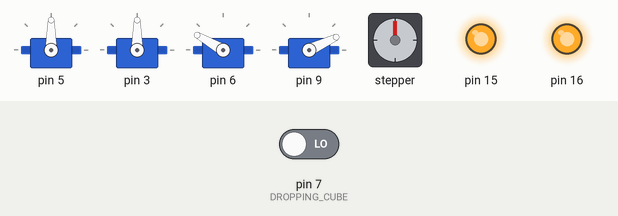
Simulated run of this program. Board: Arduino Nano, built with avr-gcc and run on an emulated ATmega328P. Parts: 4 × servo, stepper motor, output pins drawn as LEDs (lit = HIGH). The inputs (shaded band) are chosen by the test bench; at power-on: pin 7 (DROPPING_CUBE) LOW. Random numbers use the default seed unless the program sets one; stepper angles assume 200 steps per turn; what the program prints to the serial monitor is not drawn.

Above: at 2.2 s.
2.3 s: pin 7 (DROPPING_CUBE) driven HIGH
3.8 s: pin 7 (DROPPING_CUBE) driven LOW
At 7.5 s:
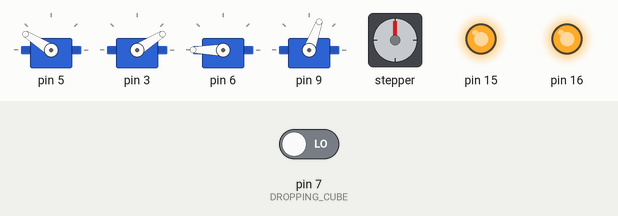
At 14.7 s:
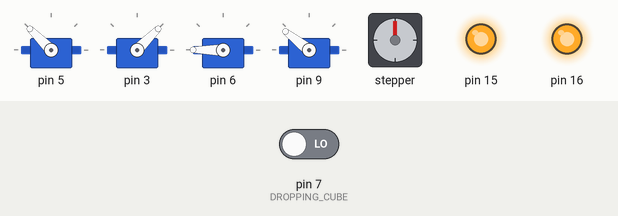
Timing chart, 0 to 20.1 s (numbered marks = the images above; inputs shaded):
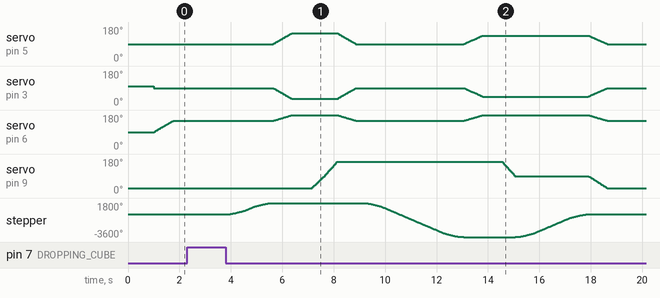

The program:

main.cpp
```cpp
/**
 * @author Atharv Koratkar
 * @date July 2026
 */

#include <Arduino.h>
#include "../lib/servoMotor/servos.h"
#include "../lib/stepperMotor/stepperMotor.h"
#include "../lib/breakBeam/breakbeam.h"

boolean objectDetected = false;
boolean homedRobot = false;

//Final homing positions
const int leftShoulderFinal = 90;
const int rightShoulderFinal = 180 - leftShoulderFinal + shoulderOffset;
const int forearmFinal = 30;
const int clawFinal = 25;

//Positions for grabbing the cube
const int shoulderGrabPos = 32;
const int forearmGrabPos = 0;

//Positions for placing the cube
const int shoulderPlacePos = 45;
const int forearmPlacePos = 0;

//Constants for stepper motor movement
const double rotateToCube = 0.125;
const double rotateToBox = 0.375;
const double rotateToHome = 0.25;
const double rotateToMiddle = 0.125;

//Constants for servo movement
const int servoTime = 750;
const int timeElapsed = 1000;
const int settleTime = 1000;

long randNum;
long currentRandValue;
int upperLimit = 51;

//State Machine Variables
enum RobotState {
  HOME,
  WAITING,
  ROTATE_TO_CUBE,
  MOVING_TO_CUBE,
  GRABBING_CUBE,
  MOVING_TO_NEUTRAL,
  ROTATING_TO_BOX,
  DROPPING_CUBE,
  MOVING_TO_BOX,
  ROTATING_TO_HOME
};

RobotState ROBOSTATE = HOME;
boolean stateEntered = false;
boolean rotationStarted = false;
long startTime = millis();

void setup() {

  Serial.begin(9600);
  setupStepper();
  setupBreakBeam();
  initServos();

  delay(settleTime);

  randomSeed(analogRead(A0));

}

void loop() {

  updateServos();
  updateStepper();

  randNum = random(upperLimit);

  switch(ROBOSTATE) {

    case HOME: //MOVING TO THE HOME POSITION

      if(!stateEntered) {
        moveShoulder(leftShoulderFinal, servoTime);
        moveForearm(forearmFinal, servoTime);
        moveClaw(clawFinal, servoTime);

        Serial.println("----------------------");
        Serial.println("\n1. ROBOT HOMED");
        Serial.println("\n2. WAITING FOR CUBE");
        stateEntered = true;
      }

      if(armDoneMoving()) {
        stateEntered = false;
        ROBOSTATE = WAITING;
      }

      break;

    case WAITING: //CHECKING IF A CUBE IS DETECTED

      objectDetected = checkCube();

      if(objectDetected) {
        animateClaw(1);
        ROBOSTATE = ROTATE_TO_CUBE;
      }

      break;

    case ROTATE_TO_CUBE: //ROTATING TOWARDS THE CUBE

      if (!stateEntered) {
        rotate(rotateToCube, "CW");
        stateEntered = true;
      }

      if (stepperDone()) {
        stateEntered = false;
        ROBOSTATE = MOVING_TO_CUBE;
      }

      break;

    case MOVING_TO_CUBE: //MOVING ARM TO GRAB THE CUBE

      if(!stateEntered) {
        Serial.println("\n3. MOVING TO CUBE");
        moveShoulder(shoulderGrabPos, servoTime);
        moveForearm(forearmGrabPos, servoTime);

        stateEntered = true;
      }

      if(armDoneMoving()) {
        stateEntered = false;
        startTime = millis();
        ROBOSTATE = GRABBING_CUBE;
      }

      break;

    case GRABBING_CUBE: //GRABBING CUBE

      if(millis() - startTime > timeElapsed) {
        grabCube();
        Serial.println("\n4. GRABBING CUBE");
        ROBOSTATE = MOVING_TO_NEUTRAL;
      }

      break;

    case MOVING_TO_NEUTRAL: //MOVING TO THE CENTRAL POSITION

      if(!stateEntered) {
        Serial.println("\n5. MOVING TO NEUTRAL POSITION");
        moveShoulder(leftShoulderFinal, servoTime);
        moveForearm(forearmFinal, servoTime);
        stateEntered = true;
      }

      if(armDoneMoving()) {
        stateEntered = false;
        ROBOSTATE = ROTATING_TO_BOX;
      }

      break;

    case ROTATING_TO_BOX: //ROTATING TO THE BOX TO PLACE CUBE

      if (!stateEntered) {
        startTime = millis();
        stateEntered = true;
      }

      if (!rotationStarted && millis() - startTime >= timeElapsed) {
        if(randNum % 2 == 0) rotate(rotateToBox, "CCW"); //Rotate to the box
        else rotate(rotateToMiddle, "CCW"); //Rotate to the middle box

        currentRandValue = randNum;
        rotationStarted = true;
      }

      if (rotationStarted && stepperDone()) {
        rotationStarted = false;
        stateEntered = false;
        ROBOSTATE = MOVING_TO_BOX;
      }

      break;

    case MOVING_TO_BOX: //MOVING ARM TO PLACE CUBE

      if(!stateEntered) {
        Serial.println("\n7. MOVING ARM TO BOX");
        moveShoulder(shoulderPlacePos, servoTime);
        moveForearm(forearmGrabPos, servoTime);

        stateEntered = true;
      }

      if(armDoneMoving()) {
        stateEntered = false;
        startTime = millis();
        ROBOSTATE = DROPPING_CUBE;
      }

      break;

    case DROPPING_CUBE: //DROPPING THE CUBE IN THE BOX

      if(millis() - startTime > timeElapsed) {
        Serial.println("\n8. DROPPING CUBE IN BOX");
        dropCube();
        if(currentRandValue % 2 == 0) ROBOSTATE = ROTATING_TO_HOME;
        else ROBOSTATE = HOME;
      }

      break;

    case ROTATING_TO_HOME: //ROTATING TOWARDS THE HOME POSITION

      if(!stateEntered) {
        Serial.println("\n9. RETURNING HOME");
        rotate(rotateToHome, "CW");

        stateEntered = true;
      }

      if(stepperDone()) {
        stateEntered = false;
        ROBOSTATE = HOME;
      }

      break;


  }
}  
```

Measured:
- after the input at 2.3 s, every drawn part: stays the same
